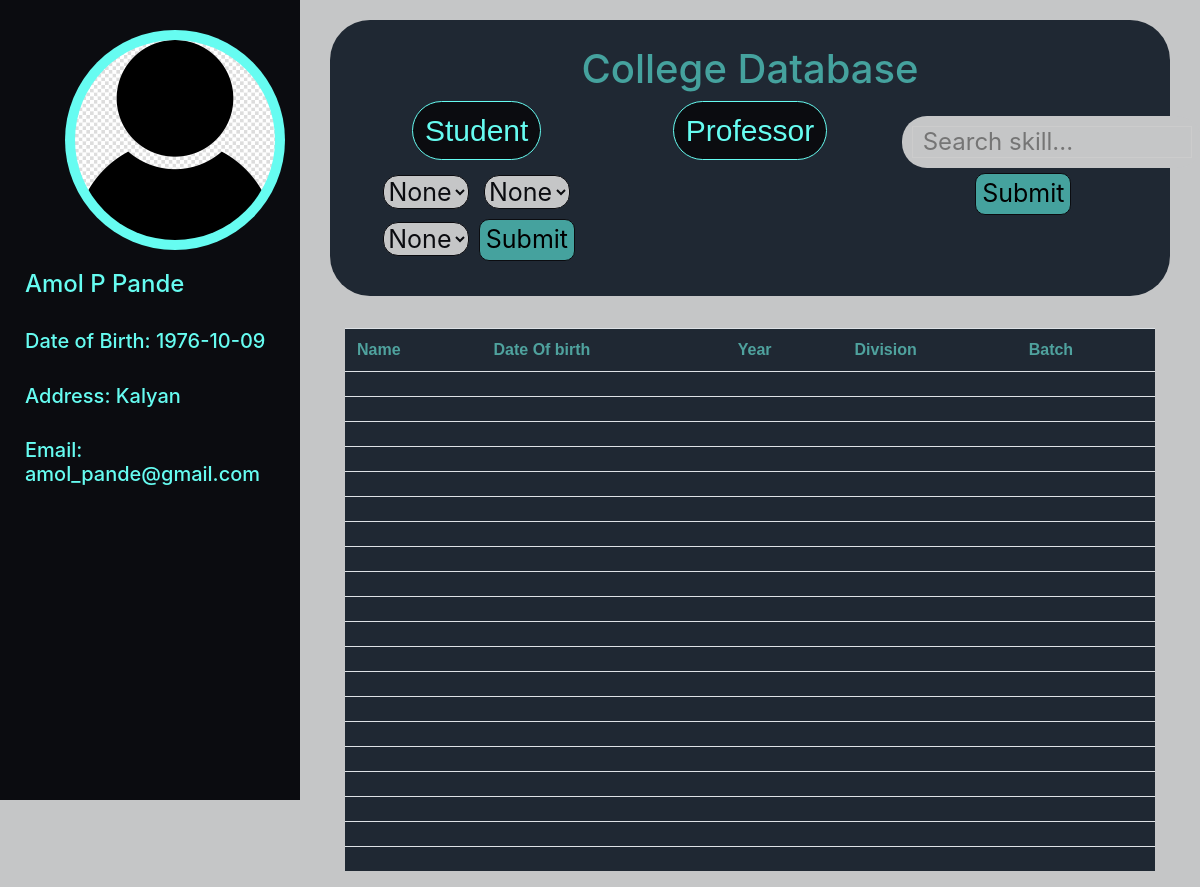
Page /hod.php on the committed database.
### tables this page shows
CREATE TABLE `professor` (
  `professor_id` int(11) NOT NULL,
  `First` varchar(50) NOT NULL,
  `Middle` varchar(50) NOT NULL,
  `Last` varchar(50) NOT NULL,
  `Date_of_Birth` date NOT NULL
);

CREATE TABLE `prof_address` (
  `professor_id` int(11) NOT NULL,
  `Location` varchar(500) NOT NULL
);

CREATE TABLE `professor_email` (
  `professor_id` int(11) DEFAULT NULL,
  `Email_id` varchar(100) NOT NULL
);

CREATE TABLE `students` (
  `student_id` varchar(20) NOT NULL,
  `image` blob DEFAULT NULL,
  `first_name` varchar(50) DEFAULT NULL,
  `last_name` varchar(50) DEFAULT NULL,
  `date_of_birth` date DEFAULT NULL,
  `pcm_aggregate` int(3) DEFAULT NULL,
  `jee_or_cet_aggregate` int(3) DEFAULT NULL,
  `cap_admission_details` varchar(10) DEFAULT NULL,
  `div_batch_id` varchar(5) DEFAULT NULL,
  `roll_no` int(3) DEFAULT NULL
);

### hod.php (the view, shortened to what this page needs)
<html>
    <head>
        <link rel="stylesheet" href="https://stackpath.bootstrapcdn.com/bootstrap/4.3.1/css/bootstrap.min.css">
        <link rel="stylesheet" href="https://maxcdn.bootstrapcdn.com/font-awesome/4.7.0/css/font-awesome.min.css">
        <?php
            $servername="localhost";
            $conn = mysqli_connect($servername,"root","","computer_dept") ;
            $query = "select * from students ";
            $stud=mysqli_query($conn,$query);
            $qh = "select * from professor natural join prof_address natural join professor_email where professor_id=1233";
            $hod = mysqli_query($conn, $qh);
            $detail = mysqli_fetch_assoc($hod);
        ?>
    </head>
    <body>
        <div class="container-fluid">
            <div class="row">
                <div class="col-md-3">
                    <div class="container text-center heading">
                        <img src="contact.jpg" alt="pratik" class="thumbnail">
                    </div>
                    <div class="container details">
                        <h4><?php echo $detail['First'].' '.$detail['Middle'].' '.$detail['Last']; ?></h4>
                        <br>
                        <h5>Date of Birth: <?php echo $detail['Date_of_Birth']; ?></h5>
                        <br>
                        <h5>Address: <?php echo $detail['Location']; ?></h5>
                        <br>
                        <h5>Email: <?php echo $detail['Email_id']; ?></h5>
                        <br>
                    </div>
                </div>
                <div class="col-md-9">
                    <div class="container text-center">
                        <div class="jumbotron text-center info">
                            <h1>College Database</h1>
                            <div class="row">
                                <div class="col-md-4">
                                    <button onclick="fstudents()" class="btn btn-primary">Student</button>
                                    <form name="selection" action="hod.php" method="post">
                                        <select name="Year">
                                            <option value="_">None</option>
                                        </select>
                                        <select name="Division">
                                            <option value="_">None</option>
                                        </select>
                                        <select name="Batch">
                                            <option value="_">None</option>
                                        </select>
                                        <button type="submit" name="submit" onclick="fstudents()" class="submit">Submit</button>
                                    </form>
                                </div>
                                <div class="col-md-4">
                                    <button onclick="fprofessor()" class="btn btn-primary">Professor</button>
                                </div>
                                <div class="col-md-4">
                                    <div class="search-box">
                                        <input type="text" id="myinput" autocomplete="off" placeholder="Search skill..." />
                                    </div>
                                    <input id="my_button" type="button" value="Submit" onclick="skillstudents()"/>
                                    <br>
                                </div>
                            </div>
                        </div>
                        <div class="container">
                            <div id="students">
                                <table class="table">
                                    <tbody>
                                        <tr>
                                            <th>Name</th>
                                            <th>Date Of birth</th>
                                            <th>Year</th>
                                            <th>Division</th>
                                            <th>Batch</th>
                                        <tr>
                                        <?php
                                            while($rows=mysqli_fetch_assoc($stud)){
                                            echo('
                                            <tr class="clickrow" data-href="student_infohod.php?id='.$rows["student_id"].'">
                                                <th>'.$rows["First"].' '.$rows["Middle"].' '.$rows["Last"] .'</th>
                                                <th>'.$rows["Date_of_birth"].'</th>
                                                <th>'.$rows["Study_year"]. '</th>
                                                <th>'.$rows["Division"].'</th>
                                                <th>'.$rows["Batch"].'</th>
                                            </tr>');
                                        }
                                        ?>
                                    </tbody>
                                </table>
                            </div>
                        </div>
                    </div>
                </div>
            </div>
        </div>
    </body>
</html>

### hod.php (style rules this page uses)
body { background-color: #C5C6C7; }
.col-md-3 { background-color: #0B0C10;; height: 100vh; margin-left: 0; padding: 10px; position: sticky; }
.thumbnail { width: 200px; height: 200px; border-radius: 50%; }
.heading { width: 220px; height: 220px; margin: 20px 0 20px 55px; background-color: #66FCF1; border-radius: 100%; padding: 10px; }
.details { color: #66FCF1; font-size: 15px; }
.jumbotron { background-color: #1F2833; color: #45A29E; padding: 25px; margin-top: 20px; border-radius: 40px; }
.table { background-color: #1F2833; color: #4FA29E; font-family: 'Franklin Gothic Medium', 'Arial Narrow', Arial, sans-serif; }
.btn { background-color: #0B0C10; border: 1px solid #66FCF1; border-radius: 30px; font-size: 30px; color: #66FCF1; font-family: 'Franklin Gothic Medium', 'Arial Narrow', Arial, sans-serif; }
.submit, #my_button { background-color: #45A29E; columns: #0B0C10; font-size: 25px; border: 1px solid #0B0C10; border-radius: 10px; margin-top: 5px; }
form { margin: 10px; }
select { background-color: #C5C6C7; color: #0B0C10; font-size: 25px; border: 1px solid #0B0C10; border-radius: 15px; margin: 5px; }
select option { font-size: 20px; background-color: #45A29E; }
.search-box { width: 300px; position: relative; display: inline-block; font-size: 24px; padding: 10px; border-radius: 25px; background-color: #C5C6C7; color: #1F2833; margin-top: 15px; }
.search-box input[type="text"] { height: 32px; padding: 5px 10px; border: 1px solid #CCCCCC; background-color: #C5C6C7; color: #1F2833; font-size: 24px; }
.search-box input[type="text"], .result { width: 100%; box-sizing: border-box; }

### rows in the picture
professor: First "Amol", Middle "P", Last "Pande", Date_of_Birth "1976-10-09", prof_address.Location "Kalyan", professor_email.Email_id "amol_pande@gmail.com"
